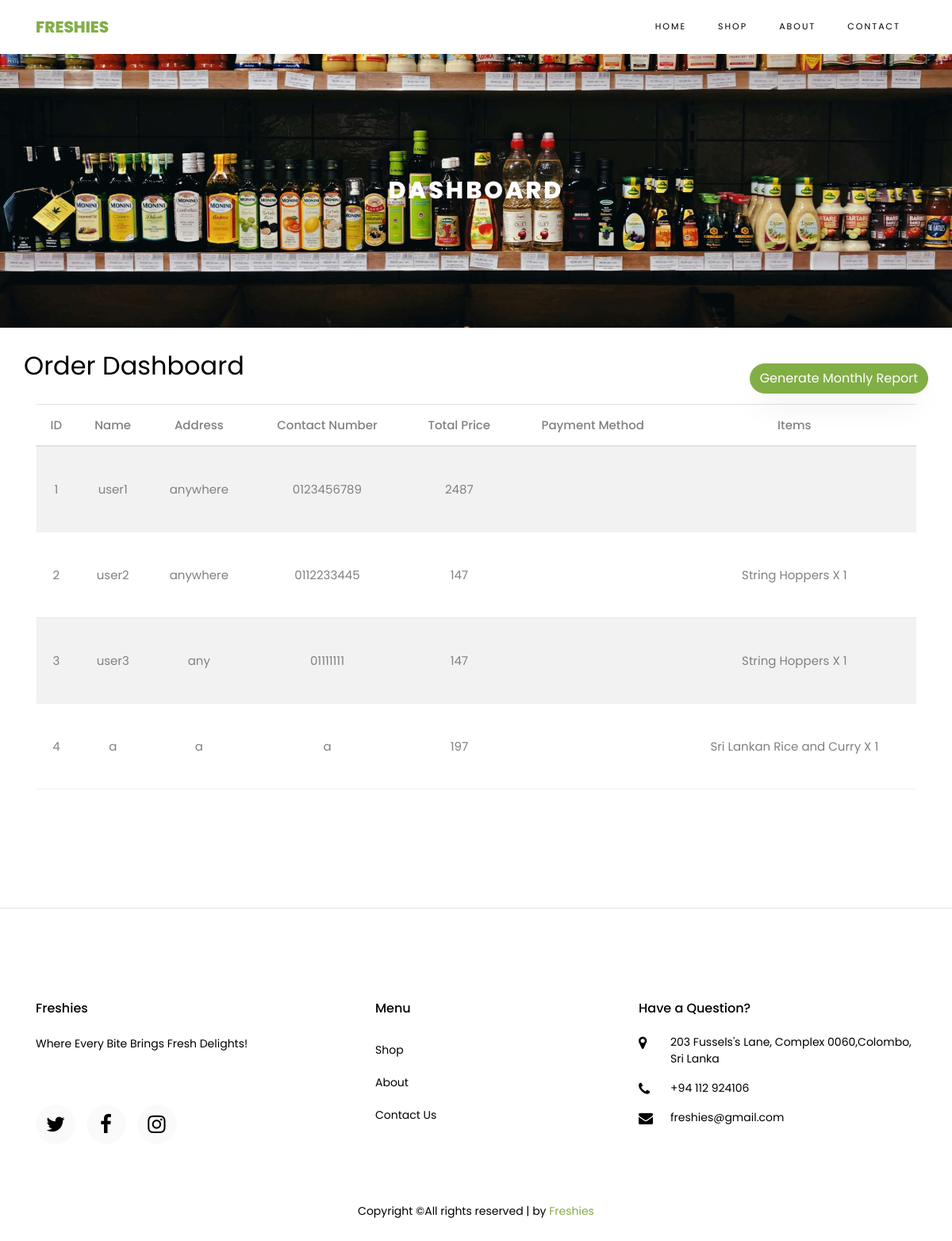
The page /dashboard (signed in) on the database its author committed.
### tables this page shows
CREATE TABLE `orders` (
  `id` int(250) NOT NULL,
  `name` varchar(250) NOT NULL,
  `address` varchar(250) NOT NULL,
  `contact_number` varchar(250) NOT NULL,
  `total_price` varchar(250) NOT NULL,
  `payment_method` varchar(250) NOT NULL,
  `items` text NOT NULL
);

### dashboard.php (the view, shortened to what this page needs)
<?php
  @include './config.php';
  $sql_orders = "SELECT * FROM orders";
  $result = mysqli_query($conn, $sql_orders);
?>
<!DOCTYPE html>
<html lang="en">
  <head>
    <link rel="stylesheet" href="css/open-iconic-bootstrap.min.css">
    <link rel="stylesheet" href="css/animate.css">
    <link rel="stylesheet" href="css/owl.carousel.min.css">
    <link rel="stylesheet" href="css/owl.theme.default.min.css">
    <link rel="stylesheet" href="css/magnific-popup.css">
    <link rel="stylesheet" href="css/aos.css">
    <link rel="stylesheet" href="css/ionicons.min.css">
    <link rel="stylesheet" href="css/bootstrap-datepicker.css">
    <link rel="stylesheet" href="css/jquery.timepicker.css">
    <link rel="stylesheet" href="css/flaticon.css">
    <link rel="stylesheet" href="css/icomoon.css">
    <link rel="stylesheet" href="css/style.css">
  </head>
  <body class="goto-here">
    <nav class="navbar navbar-expand-lg navbar-dark ftco_navbar bg-dark ftco-navbar-light" id="ftco-navbar">
	    <div class="container">
	      <a class="navbar-brand" href="index.php">Freshies</a>
	      <div class="collapse navbar-collapse" id="ftco-nav">
	        <ul class="navbar-nav ml-auto">
	          <li class="nav-item"><a href="index.php" class="nav-link">Home</a></li>
	          <li class="nav-item"><a href="meals.php" class="nav-link">Shop</a></li>
	          <li class="nav-item"><a href="about.php" class="nav-link">About</a></li>
	          <li class="nav-item"><a href="contact.php" class="nav-link">Contact</a></li>
	        </ul>
	      </div>
	    </div>
	  </nav>
    <div class="hero-wrap hero-bread" style="background-image: url('images/signin.jpg');">
      <div class="container">
        <div class="row no-gutters slider-text align-items-center justify-content-center">
          <div class="col-md-9 ftco-animate text-center">
            <h1 class="mb-0 bread">Dashboard</h1>
          </div>
        </div>
      </div>
    </div>
    <section class="ftco-section ftco-category ftco-no-pt">
      <?php
        if (mysqli_num_rows($result) > 0) {
      ?>
        <div class="container">
          <div class="row align-items-center justify-content-sm-between">
            <h2 class="mt-4 mb-4">Order Dashboard</h2>
            <div style="height: 5px">
              <button type="submit" class="btn btn-primary" data-toggle="modal" data-target="#generateReport">Generate Monthly Report</button>
            </div>
          </div>
          <table class="table table-striped">
            <thead>
              <tr>
                <th>ID</th>
                <th>Name</th>
                <th>Address</th>
                <th>Contact Number</th>
                <th>Total Price</th>
                <th>Payment Method</th>
                <th>Items</th>
              </tr>
            </thead>
            <tbody>
              <?php
                $index = 0;
                while ($row = mysqli_fetch_assoc($result)) {
                  $index++;
              ?>
                <tr>
                  <td><?php echo $index ?></td>
                  <td><?php echo $row['name']; ?></td>
                  <td><?php echo $row['address']; ?></td>
                  <td><?php echo $row['contact_number']; ?></td>
                  <td><?php echo $row['total_price']; ?></td>
                  <td><?php echo $row['payment_method']; ?></td>
                  <td>
                    <?php
                      $items = json_decode($row['items'], true);
                      foreach ($items as $item) {
                        echo $item['name'] . ' X ' . $item['quantity'] . '<br>';
                      }
                      ?>
                  </td>
                </tr>
              <?php } ?>
            </tbody>
          </table>
        </div>
        <br>
      <?php
        } else {
          echo "<center>No orders found.</center>";
        }
      ?>
    </section>
    <hr>
    <footer class="ftco-footer ftco-section">
      <div class="container">
        <div class="row mb-5">
          <div class="col-md">
            <div class="ftco-footer-widget mb-4">
              <h2 class="ftco-heading-2">Freshies</h2>
              <p>Where Every Bite Brings Fresh Delights!</p>
              <ul class="ftco-footer-social list-unstyled float-md-left float-lft mt-5">
                <li><a href="https://twitter.com"><span class="icon-twitter"></span></a></li>
                <li><a href="https://www.facebook.com/login/"><span class="icon-facebook"></span></a></li>
                <li><a href="https://www.instagram.com/accounts/login/?hl=en"><span class="icon-instagram"></span></a></li>
              </ul>
            </div>
          </div>
          <div class="col-md">
            <div class="ftco-footer-widget mb-4 ml-md-5">
              <h2 class="ftco-heading-2">Menu</h2>
              <ul class="list-unstyled">
                <li><a href="meals.php" class="py-2 d-block">Shop</a></li>
                <li><a href="about.php" class="py-2 d-block">About</a></li>
                <li><a href="contact.php" class="py-2 d-block">Contact Us</a></li>
              </ul>
            </div>
          </div>
          <div class="col-md">
            <div class="ftco-footer-widget mb-4">
                <h2 class="ftco-heading-2">Have a Question?</h2>
                <div class="block-23 mb-3">
                  <ul>
                    <li class="mb-3"><span class="icon icon-map-marker"></span><span class="text">203 Fussels's Lane, Complex 0060,Colombo, Sri Lanka</span></li>
                    <li class="mb-3"><span class="icon icon-phone"></span><span class="text">+94 112 924106</span></li>
                    <li class="mb-3"><span class="icon icon-envelope"></span><span class="text">freshies@gmail.com</span></li>
                  </ul>
                </div>
            </div>
          </div>
        </div>
        <div class="row">
          <div class="col-md-12 text-center">
            <p>
            Copyright &copy;All rights reserved | by <a href="#" target="_blank">Freshies</a>
            </p>
          </div>
        </div>
      </div>
    </footer>
  </body>
</html>

### css/icomoon.css (style rules this page uses)
[class^="icon-"], [class*=" icon-"] { font-family: 'icomoon' !important; speak: none; font-style: normal; font-weight: normal; font-variant: normal; text-transform: none; line-height: 1; -webkit-font-smoothing: antialiased; -moz-osx-font-smoothing: grayscale; }
.icon-map-marker:before { content: "\f041"; }
.icon-phone:before { content: "\f095"; }
.icon-twitter:before { content: "\f099"; }
.icon-facebook:before { content: "\f09a"; }
.icon-envelope:before { content: "\f0e0"; }
.icon-instagram:before { content: "\f16d"; }

### rows shown on the page
orders: name "user1", address "anywhere", contact_number "0123456789", total_price "2487"
orders: name "user2", address "anywhere", contact_number "0112233445", total_price "147", name "String Hoppers", quantity "1"
orders: name "user3", address "any", contact_number "01111111", total_price "147", name "String Hoppers", quantity "1"
orders: name "a", address "a", contact_number "a", total_price "197", name "Sri Lankan Rice and Curry", quantity "1"
